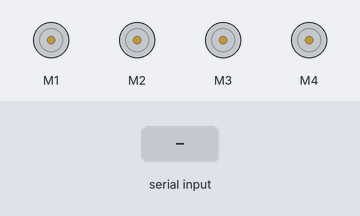
Bench run of a sketch on a simulated Arduino Uno, built with avr-gcc and run on an emulated ATmega328P. Shown: 4 × DC motor (green arrow = forward, orange = backward, longer = faster). The test bench sets the inputs (shaded band). What the sketch prints to the serial monitor is not drawn.

Above: at 1.2 s.
1.3 s: "2" received over Serial
2.8 s: byte 72 ('H') received over Serial
At 4.0 s:
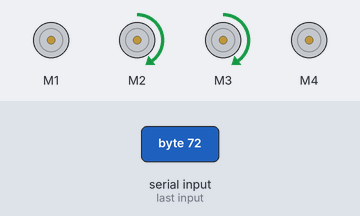
4.3 s: byte 74 ('J') received over Serial
At 5.4 s:
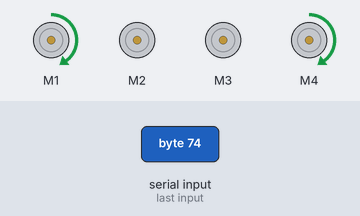
5.8 s: byte 71 ('G') received over Serial
At 6.5 s:
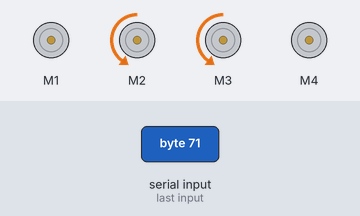
7.3 s: byte 73 ('I') received over Serial
At 7.7 s:
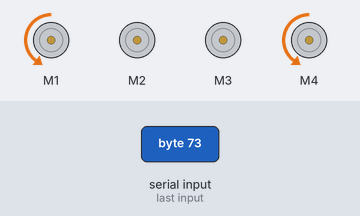
8.8 s: "q" received over Serial
At 10.0 s:
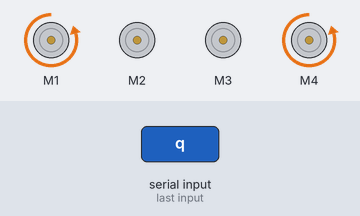
Timing chart, 0 to 11.3 s (numbered marks = the images above; inputs shaded):
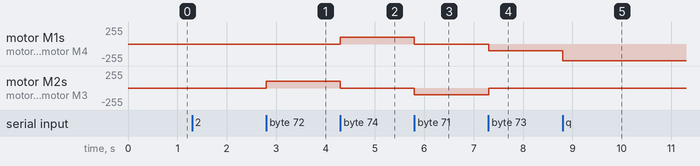

The sketch:

Mobil_remot_Bluetooth_.ino
```cpp
#include <AFMotor.h>
AF_DCMotor motor1 (1, MOTOR12_64KHZ);     //MOTOR 1 KECEPATAN MAKSIMAL 64KHZ
AF_DCMotor motor2 (2, MOTOR12_64KHZ);     //MOTOR 2 KECEPATAN MAKSIMAL 64KHZ
AF_DCMotor motor3 (3, MOTOR12_64KHZ);     //MOTOR 2 KECEPATAN MAKSIMAL 64KHZ
AF_DCMotor motor4 (4, MOTOR12_64KHZ);     //MOTOR 2 KECEPATAN MAKSIMAL 64KHZ
char cek;

void setup(){
  Serial.begin(9600);
 /* motor1.setSpeed(50);  // set kecepatan motor antara 0-255
    motor2.setSpeed(50);
    motor3.setSpeed(50);
    motor4.setSpeed(50); */
    motor1.setSpeed(0);
    motor2.setSpeed(0);
    motor3.setSpeed(0);
    motor4.setSpeed(0);

}

void loop(){
  if (Serial.available()>0){
    cek = Serial.read();
    Serial.print(cek);
  }
  motorjalan();
  setkecepatan();
}

void setkecepatan(){
  if (cek == '2'){
    motor1.setSpeed(100);
    motor2.setSpeed(100);
    motor3.setSpeed(100);
    motor4.setSpeed(100);
  }
  if (cek == '4'){
    motor1.setSpeed(100);
    motor2.setSpeed(100);
    motor3.setSpeed(100);
    motor4.setSpeed(100);
  }
  if (cek == '6'){
    motor1.setSpeed(150);
    motor2.setSpeed(150);
    motor3.setSpeed(150);
    motor4.setSpeed(150);
  }
  if (cek == '8'){
    motor1.setSpeed(200);
    motor2.setSpeed(200);
    motor3.setSpeed(200);
    motor4.setSpeed(200);
  }
  if (cek == 'q'){
    motor1.setSpeed(250);
    motor2.setSpeed(250);
    motor3.setSpeed(250);
    motor4.setSpeed(250);
  }
}

void motorjalan(){
  if (cek == 'S'){
    motor1.run(RELEASE);
    motor2.run(RELEASE);
    motor3.run(RELEASE);
    motor4.run(RELEASE);
  }
  if (cek == 'B'){
    motor1.run(FORWARD);
    motor2.run(FORWARD);
    motor3.run(FORWARD);
    motor4.run(FORWARD);
  }
  if (cek == 'F'){
    motor1.run(BACKWARD);
    motor2.run(BACKWARD);
    motor3.run(BACKWARD);
    motor4.run(BACKWARD);
  }
  if (cek == 'L'){
    motor1.run(FORWARD);
    motor2.run(BACKWARD);
    motor3.run(BACKWARD);
    motor4.run(FORWARD);
  }
  if (cek == 'R'){
  motor1.run(BACKWARD);
  motor2.run(FORWARD);
  motor3.run(FORWARD);
  motor4.run(BACKWARD);
  }
  if (cek == 'H'){   //SERONG KIRI DEPAN
    motor1.run(RELEASE);
    motor2.run(FORWARD);
    motor3.run(FORWARD);
    motor4.run(RELEASE);
  }
  if (cek == 'J'){    //SERONG KANAN DEPAN
    motor1.run(FORWARD);
    motor2.run(RELEASE);
    motor3.run(RELEASE);
    motor4.run(FORWARD);
  }
  if (cek == 'G'){    //SEONG KIRI BELAKANG
    motor1.run(RELEASE);
    motor2.run(BACKWARD);
    motor3.run(BACKWARD);
    motor4.run(RELEASE);
  }
  if (cek == 'I'){   //SERONG KANAN BELAKANG
    motor1.run(BACKWARD);
    motor2.run(RELEASE);
    motor3.run(RELEASE);
    motor4.run(BACKWARD);
  }
}
```

Measured:
- after the input at 1.3 s, every drawn part: stays the same
- after the input at 2.8 s, motor M2, motor M3: stopped → forward 100/255 at once
- after the input at 4.3 s, motor M1, motor M4: stopped → forward 100/255 at once; motor M2, motor M3: forward 100/255 → stopped at once
- after the input at 5.8 s, motor M1, motor M4: forward 100/255 → stopped at once; motor M2, motor M3: stopped → backward 100/255 at once
- after the input at 7.3 s, motor M1, motor M4: stopped → backward 100/255 at once; motor M2, motor M3: backward 100/255 → stopped at once
- after the input at 8.8 s, motor M1, motor M4: backward 100/255 → backward 250/255 at once
